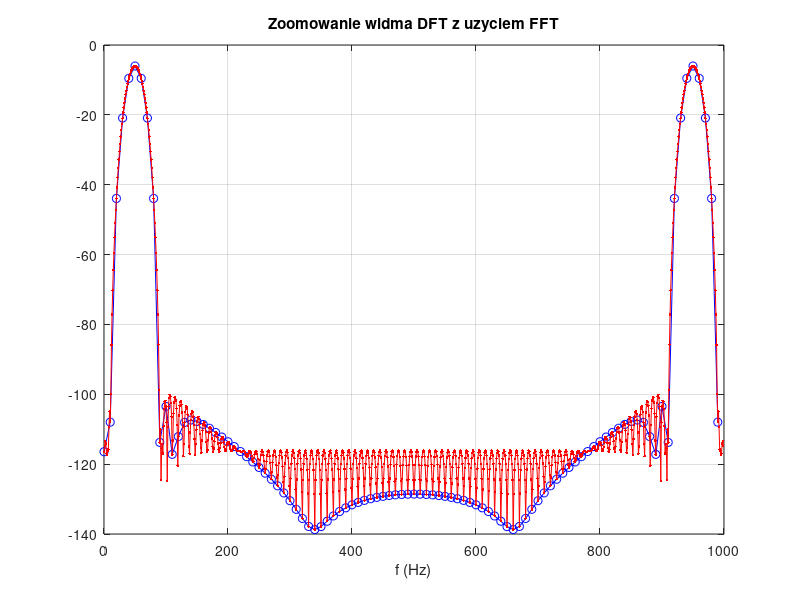
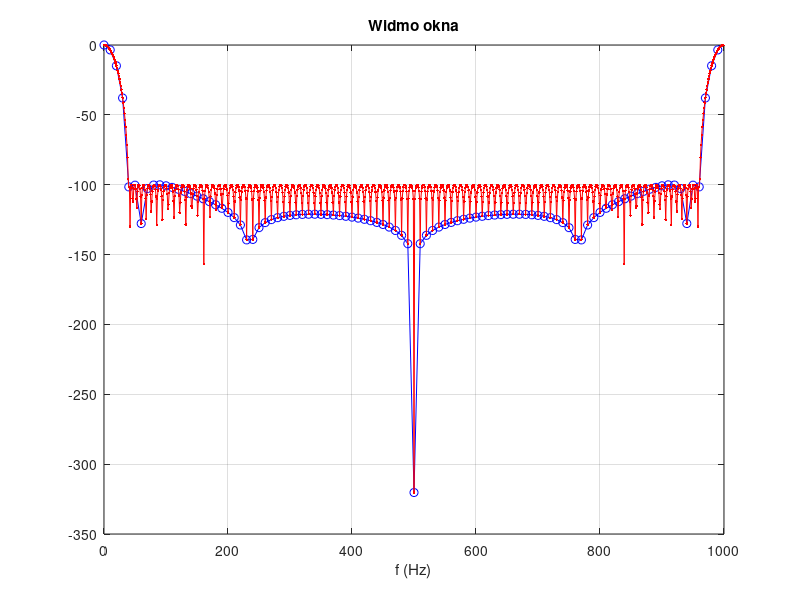
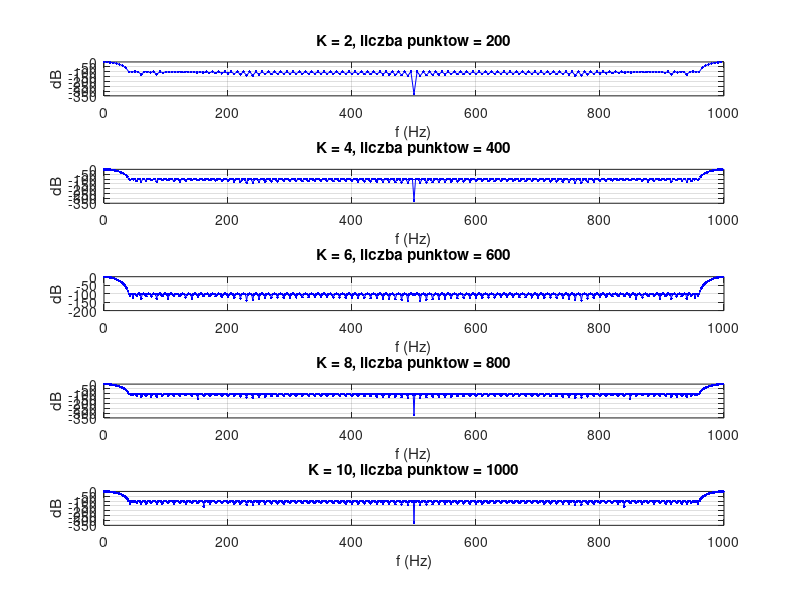
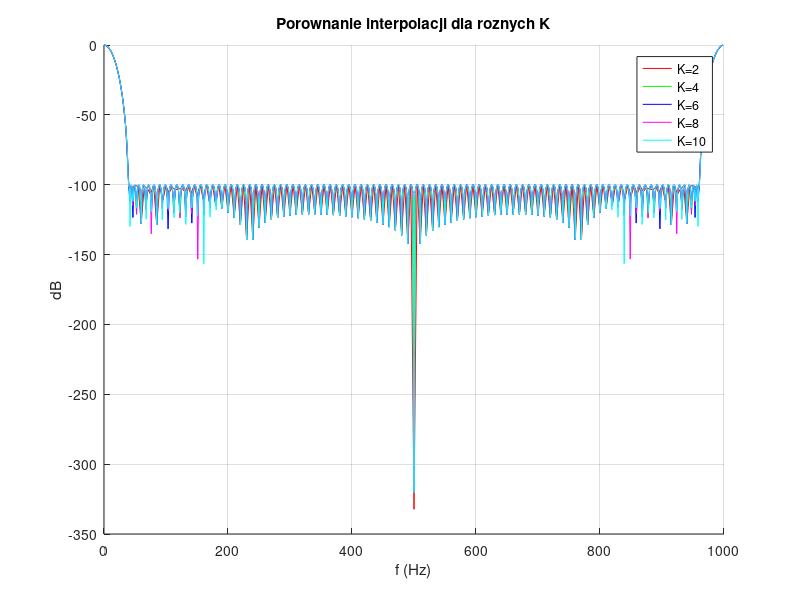

Here is the MATLAB script that generated these plots, in order:
% cps_06_fftapp1_start.m
clear all; close all; clc;      % "mycie rak"
fpr = 1000;                     % czestotliwosc probkowania (Hz)
N = 100;                        % liczba probek sygnalu, 100 lub 1000
dt=1/fpr; t=dt*(0:N-1);         % chwile probkowania sygnalu, os czasu

% Signal
f0=50; x = sin(2*pi*f0*t); % sygnal o czestotliwosciach f0 = 50,100,125,200 Hz

% FFT spectrum
X = fft(x); % FFT
f = fpr/N *(0:N-1); % os czestotliwosci

% ... kontynuacja programu - czesc 2
% Interpolacja widma FFT z okienkowaniem sygnalu
K = 10;                     % rzad interpolacji
w1 = rectwin(N);            % okno prostokatne
w2 = chebwin(N,100);        % okno Czebyszewa
w = w2;                     % wybor okna: w1, w2, ...
x = x.*w';                  % okienkowanie sygnalu
X = fft(x,N);               % bez dolaczenia zer na koncu sygnalu
Xz = fft(x,K*N);            % z zerami; Xz = fft([x,zeros(1,(K-1)*N)])/sum(w);
fz = fpr/(K*N)*(0:K*N-1);   % os czestotliwosci
figure                      %
plot(f,20*log10(abs(X)/sum(w)),'bo-',fz,20*log10(abs(Xz)/sum(w)),'r.-','MarkerFaceColor','b');
xlabel('f (Hz)'); title('Zoomowanie widma DFT z uzyciem FFT'); grid; %pause


%% wybierz w=w1. Uruchom program. Zwró´c uwag˛e na ko´ncowy rysunek, 
% pokazujacy dwa widma FFT: 1) bez dodania zer na ko´ncu sygnału 
% oryginalnego (X), 2) z dodaniemzer (Xz)

%w = 1
% dołączenie zer interpoluje widmo, ale nie  zwieksza rozdzielczosci
%w =2
%tutaj też zachodzi interpolacja, ale okno czebyszewa znacząco redukuje
%listki boczone


%% Ustaw x=ones(1,N). Potem najpierw wybierz w=w1, a za drugim razem w=w2. 
% Powiedz co teraz widzisz w widmie sygnału? Mo˙ze listek główny i listki 
% boczne widma DFT funkcji okna?

K = 10;                     % rzad interpolacji
w1 = rectwin(N);            % okno prostokatne
w2 = chebwin(N,100);        % okno Czebyszewa
w = w2;                     % wybor okna: w1, w2, ... (zacznij od w1!)
x = ones(1,N);              % DODAJ TO - sygnal samych jedynek
x = x.*w';                  % okienkowanie sygnalu
X = fft(x,N);               % bez dolaczenia zer na koncu sygnalu
Xz = fft(x,K*N);            % z zerami
fz = fpr/(K*N)*(0:K*N-1);   % os czestotliwosci
figure
plot(f,20*log10(abs(X)/sum(w)),'bo-',fz,20*log10(abs(Xz)/sum(w)),'r.-','MarkerFaceColor','b');
xlabel('f (Hz)'); title('Widmo okna'); grid;

% Główne piki będą w 0 oraz w 1000
% w1 - listki opadają powoli, i powoli rosną powstaje "banan"
% w2 - listki szybko opadają, zrówuja się zerem, a później szybko rosną

%% Dodaj kilka innych funkcji
% okien do programu. Porównaj widma X oraz Xz dla ró˙znych warto´sci stopnia
% nadpróbkowania (interpolacji) widma: K=10, 8, 6, 4, 2.

x = ones(1,N);
w = chebwin(N,100);
x_win = x.*w';

K_values = [2, 4, 6, 8, 10];

figure;
for i = 1:length(K_values)
    K = K_values(i);
    Xz = fft(x_win, K*N);
    fz = fpr/(K*N) * (0:K*N-1);
    
    subplot(length(K_values), 1, i);
    plot(fz, 20*log10(abs(Xz)/sum(w)), 'b.-');
    xlabel('f (Hz)'); ylabel('dB');
    title(['K = ' num2str(K) ', liczba punktow = ' num2str(K*N)]);
    grid on;
    xlim([0 fpr]);
end

%% Wszystkie K na jednym wykresie
x = ones(1,N);
w = chebwin(N,100);
x_win = x.*w';

K_values = [2, 4, 6, 8, 10];   
kolory = ['r','g','b','m','c'];

figure; hold on;
for i = 1:length(K_values)
    K = K_values(i);
    Xz = fft(x_win, K*N);
    fz = fpr/(K*N) * (0:K*N-1);
    plot(fz, 20*log10(abs(Xz)/sum(w)), kolory(i), 'DisplayName', ['K=' num2str(K)]);
end
xlabel('f (Hz)'); ylabel('dB');
title('Porownanie interpolacji dla roznych K');
legend; grid on; hold off;
xlim([0 fpr]);

% Im wieksze K tym wiecej punktow widma (gestsza interpolacja, gladszy 
% wykres)
% mniejsze K tym mniej punktow (bardziej kanciasty).
